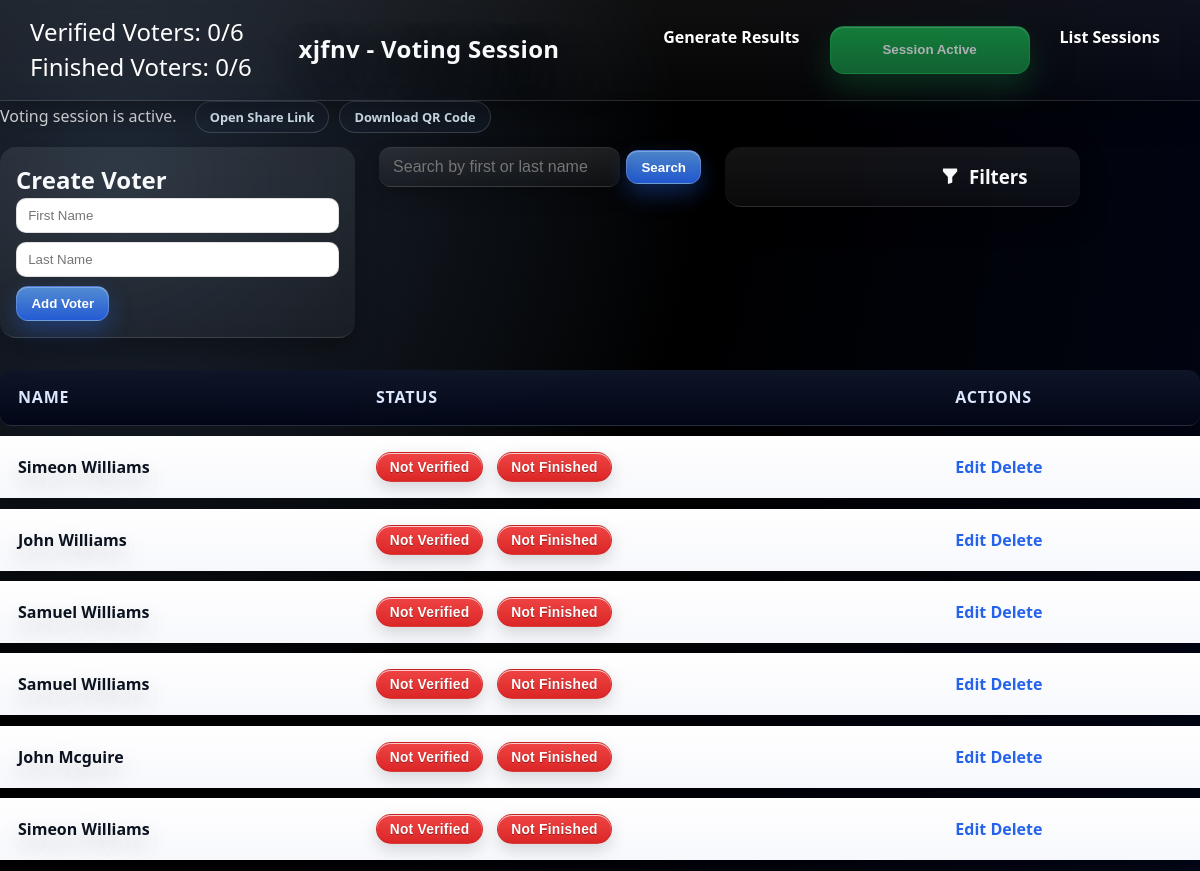
Screenshot of /list/45/ (signed in) with the database file from the repository.
### voters/models.py (models this page shows, shortened)
class VotingSession(models.Model):
    session_id = models.AutoField(primary_key=True)
    title = models.CharField(max_length=200)
    unique_url = models.URLField(unique=True, blank=True, null=True)
    is_active = models.BooleanField(default=False)
    admin = models.ForeignKey(User, on_delete=models.CASCADE)  # session creator/admin
    qr_code = models.ImageField(upload_to='qr_codes/', blank=True, null=True)
    created_at = models.DateTimeField(auto_now_add=True)
    updated_at = models.DateTimeField(auto_now=True)
    total_voters = models.IntegerField(default=0)
    current_voters = models.IntegerField(default=0)
    def get_uuid(self):
        return self.unique_url.split('/')[-1] if self.unique_url else None
    def __str__(self):
        return self.title

class Voter(models.Model):
    voter_id = models.AutoField(primary_key=True)
    session = models.ForeignKey('VotingSession', on_delete=models.CASCADE , related_name='voters')  # Use a string reference
    Fname = models.CharField(max_length=100)
    Lname = models.CharField(max_length=100)
    is_verified = models.BooleanField(default=False)
    has_finished = models.BooleanField(default=False)

### voters/views.py (the view, shortened to what this page needs)
# urls.py: path('list/<int:session_id>/', voters_views.voter_list, name = 'voter_list'),
@login_required
def voter_list(request, session_id=None, session_uuid=None):
    if session_uuid:
        voting_session = get_object_or_404(VotingSession, unique_url__contains=f'{session_uuid}')
    elif session_id:
        voting_session = get_object_or_404(VotingSession, session_id=session_id)
    else:
        raise Http404("Session identifier not provided.")
    print("Voting session:", voting_session)
    print("Unique URL:", voting_session.unique_url)
    voters = voting_session.voters.all()  # Retrieve all voters for the session
    verified_voters_count = voters.filter(is_verified=True).count()
    finished_voters_count = voters.filter(has_finished=True).count()
    total_voters_count = voters.count()
    is_active = voting_session.is_active
    extracted_uuid = voting_session.unique_url.split('/')[-1] if voting_session.unique_url else None
    print(extracted_uuid)
    if request.method == "GET":
        search_query = request.GET.get('search', '').strip()  # Get and strip the search query
        filter_state = request.GET.get('filter', 'all')
        if filter_state == 'verified':
            voters = voters.filter(is_verified=True)
        elif filter_state == 'not_verified':
            voters = voters.filter(is_verified=False)
        elif filter_state == 'verified_finished':
            voters = voters.filter(is_verified=True, has_finished=True)
        elif filter_state == 'all':
            pass  # No additional filtering, show all voters
        return render(
            request,
            'voters/voter_list.html',
            {
                'form': VoterForm(),
                'voters': voters,
                'verified_voters_count': verified_voters_count,
                'finished_voters_count': finished_voters_count,
                'total_voters_count': total_voters_count,
                'voting_session': voting_session,
                'session_uuid': extracted_uuid,  # Pass the extracted UUID
                'session_id': session_id,
                'is_active': is_active,
                'csrf_token_value': get_token(request),
            },
        )

### voters/forms.py (shortened to what this page needs)
class VoterForm(forms.ModelForm):
    class Meta:
        model = Voter
        fields = ['Fname', 'Lname']
        labels = {'Fname': '', 'Lname': ''}
        widgets = {
            'Fname': forms.TextInput(attrs={'placeholder': 'First Name', 'aria-label': 'First Name'}),
            'Lname': forms.TextInput(attrs={'placeholder': 'Last Name', 'aria-label': 'Last Name'}),
        }

### voters/templates/voters/voter_list.html (shortened to what this page needs)
<!DOCTYPE html>
<html lang="en">
<head>
    {% load static %}
    <link href="{% static 'style.css' %}?v={% now 'U' %}" rel="stylesheet" />
    <link href="https://cdn.jsdelivr.net/npm/bootstrap-icons/font/bootstrap-icons.css" rel="stylesheet">
    <link rel="stylesheet" href="{% static 'voting_static/style.css' %}">
</head>
<nav class="voting_session-navbar">
    <div class="voting_session-navbar-content">
        <div class="final-navbar">
            <div>
                <p>Verified Voters: {{ verified_voters_count }}/{{ total_voters_count }}</p>
                <p>Finished Voters: {{ finished_voters_count }}/{{ total_voters_count }}</p>
            </div>
        </div>
        <h1 style="align-items: center;" class="voting_session-navbar-title">{{ voting_session.title }} - Voting Session</h1>
        <div class="voting_session-navbar-links">
            <ul>
                {% if voting_session.is_active %}
                <li><a class="generate-results-link" href="{% url 'segment_results' session_uuid %}">Generate Results</a></li>
                <li>
                    <button
                        class="hold-button is-complete"
                        id="holdBtn"
                        type="button"
                        data-is-active="true"
                        data-session-id="{{ voting_session.session_id }}"
                        data-session-uuid="{{ voting_session.get_uuid }}"
                        data-unique-url="{{ voting_session.unique_url|default_if_none:'' }}"
                        {% if voting_session.qr_code %}data-qr-code-url="{{ voting_session.qr_code.url }}"{% endif %}
                        disabled
                    >
                        <span>Session Active</span>
                    </button>
                </li>
                {% endif %}
                <li><a href="{% url 'list_voting_sessions' %}">List Sessions</a></li>
            </ul>
        </div>
    </div>
</nav>
<body>
    <section class="session-activation-panel">
        <div
            id="activationMessage"
            class="session-activation-message{% if not voting_session.is_active %} is-idle{% endif %}"
            data-active="{{ voting_session.is_active|yesno:'true,false' }}"
            data-idle-text="Activate the session to generate a shareable link and QR code."
            data-active-text="Voting session is active."
            data-unique-url="{{ voting_session.unique_url|default_if_none:'' }}"
            data-qr-code-url="{% if voting_session.qr_code %}{{ voting_session.qr_code.url }}{% endif %}"
        >
            {% if voting_session.is_active %}
                Voting session is active.
                <span class="activation-links">
                    {% if voting_session.unique_url %}
                        <a class="activation-link" href="{{ voting_session.unique_url }}" target="_blank" rel="noopener">Open Share Link</a>
                    {% endif %}
                    {% if voting_session.qr_code %}
                        <a class="activation-link" href="{{ voting_session.qr_code.url }}" target="_blank" rel="noopener">Download QR Code</a>
                    {% endif %}
                </span>
            {% else %}
                <span class="status-dot is-idle"></span>
                Activate the session to generate a shareable link and QR code.
            {% endif %}
        </div>
    </section>
<div class="voter-management-container">
    <div class="voter-form-column">
        <h2>Create Voter</h2>
        <form id="add-voter-form" method="POST"
            action="{% if session_id %}{% url 'voter_list' session_id %}{% elif session_uuid %}{% url 'voter_list' session_uuid=voting_session.get_uuid %}{% endif %}">
            {{ form.as_p }}
            <button type="submit" id="add-voter-button">Add Voter</button>
        </form>
    </div>
    <div class="search-bar-column">
        <form method="GET" action="" class="search-form">
            <div class="search-input-container">
                <input type="text" name="search" placeholder="Search by first or last name" value="{{ request.GET.search }}" class="search-input">
            </div>
            <button type="submit" class="search-button">Search</button>
        </form>
    </div>
    <div class="filter-buttons-column">
        <div class="filter-header">
            <i class="bi bi-funnel-fill" onclick="toggleDropdown()"></i>
            <h3>Filters</h3>
        </div>
</div>
</div>
    <table class="voter-table">
        <thead>
            <tr>
                <th>Name</th>
                <th>Status</th>
                <th>Actions</th>
            </tr>
        </thead>
        <tbody id="voter-list">
            {% for voter in voters %}
            <tr id="voter-{{ voter.voter_id }}" class="voter-row" data-status="{% if voter.is_verified %}verified{% else %}not_verified{% endif %}">
                <td style="font-weight: bold;">{{ voter.Fname }} {{ voter.Lname }}</td>
                <td class="voter-status-cell">
                    <div class="voter-status">
                    {% if voter.is_verified %}
                        <button type="button"  class = "status-verified">Verified</button>
                        {% if voter.has_finished %}
                            <button type="button"  class = "status-verified"> Finished </button>
                        {% else %}
                            <button type="button" class= "status-not-verified" > Not Finished</button>
                        {% endif %}
                    {% else %}
                        <button type="button" class= "status-not-verified" > Not Verified </button>
                        <button type="button" class= "status-not-verified" > Not Finished</button>
                    {% endif %}
                    </div>
                </td>
                <td>
                    <a href="{% url 'edit_voter' voter.voter_id %}">Edit</a>
                    <a href="{% url 'delete_voter' voter.voter_id %}" onclick="return confirm('Are you sure?')">Delete</a>
                </td>
            </tr>
            {% endfor %}
        </tbody>
    </table>
</body>
</html>

### rows the page displays
VotingSession: title "xjfnv"
Voter: Fname "Simeon", Lname "Williams", is_verified "Not Verified"
Voter: Fname "John", Lname "Williams", is_verified "Not Verified"
Voter: Fname "Samuel", Lname "Williams", is_verified "Not Verified"
Voter: Fname "Samuel", Lname "Williams", is_verified "Not Verified"
Voter: Fname "John", Lname "Mcguire", is_verified "Not Verified"
Voter: Fname "Simeon", Lname "Williams", is_verified "Not Verified"

### other values shown
{{ verified_voters_count }} "0"
{{ total_voters_count }} "6"
{{ finished_voters_count }} "0"
